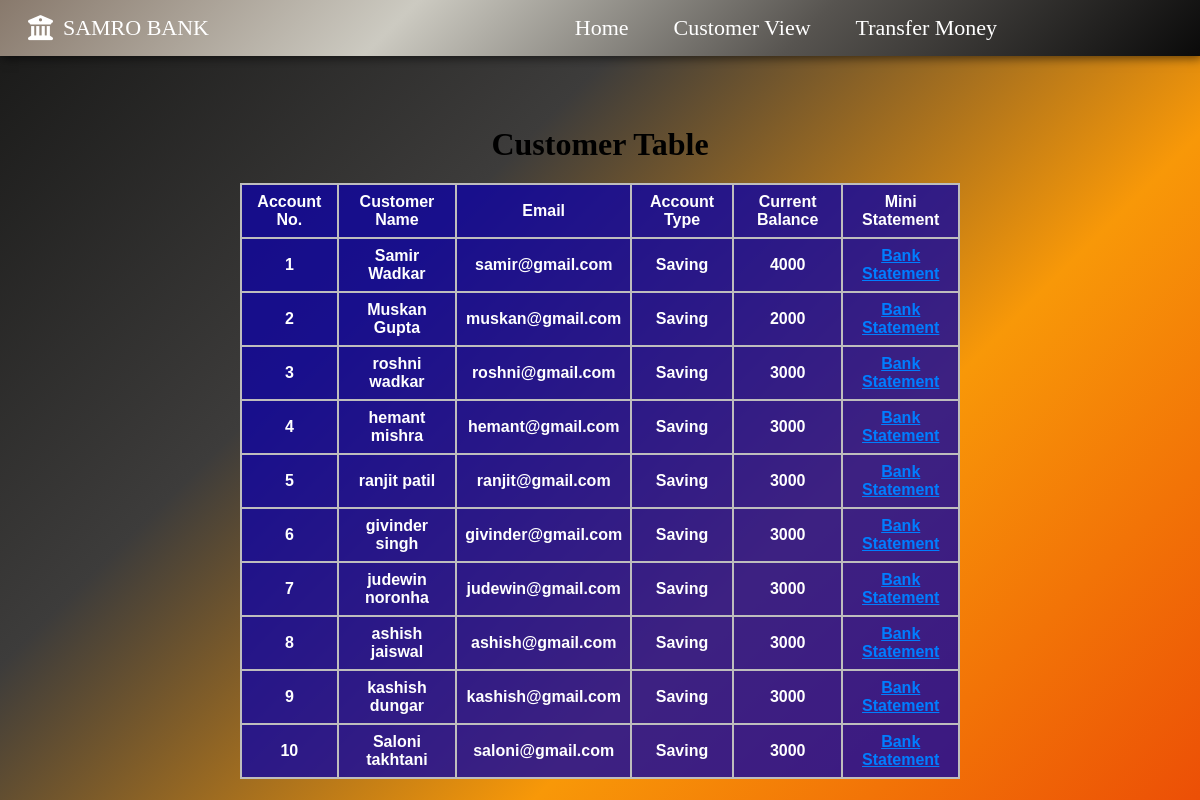
The app's page /customer_view with its own data.
### app.py (models this page shows, shortened)
class Customers(db.Model):
    customer_account_no = db.Column(db.Integer,primary_key = True)
    customer_name = db.Column(db.String(200),nullable = False)
    email = db.Column(db.String(120), nullable = False)
    account_type = db.Column(db.String(120), default = 'Saving')
    current_bal = db.Column(db.Integer, default = 3000)

### app.py (the view)
@app.route('/customer_view',methods = ['GET'])
def customer_view():
    if request.method == 'GET':
        all_customer = Customers.query.all()
        return render_template('customer.html',all_customer = all_customer)

### templates/customer.html
{% extends 'base.html' %}
{% block body %}
<div class="table-box">
    <h1>Customer Table</h1>
    <table class="table">
        <thead>
            <tr>
                <th scope="col">Account No.</th>
                <th scope="col">Customer Name</th>
                <th scope="col">Email</th>
                <th scope="col">Account Type</th>
                <th scope="col">Current Balance</th>
                <th scope="col">Mini Statement</th>
            </tr>
        </thead>
        <tbody>
            {% for customer in all_customer %}
                <tr>
                    <td><strong>{{ loop.index }}</strong></td>
                    <td>{{ customer.customer_name}}</td>
                    <td>{{ customer.email}}</td>
                    <td>{{ customer.account_type}}</td>
                    <td>{{ customer.current_bal}}</td>
                    <td>
                        <a href="/bank_statement/{{customer.customer_account_no}}" type="button" class="btn">Bank Statement</button>
                    </td>
                </tr>
            {% endfor %}
        </tbody>
    </table>
</div>
{% endblock body %}

### templates/base.html (shortened to what this page needs)
<!DOCTYPE html>
<html lang="en">
<head>
    <link rel="stylesheet" href=" {{ url_for('static',filename = 'css/style.css') }} ">
    <link rel="stylesheet" media="screen and (max-width:500px)" href="{{ url_for('static',filename = 'css/mobile.css') }}">
</head>
<body class= bgd>
    <nav class="navbar">
        <div class="bank-name">
            <div class="bank-box"><i class="fas fa-university"></i>
            <p>SAMRO BANK</p>
        </div>
        </div>
        <ul class="navList">
            <li class="item"><a href="/" class="item-link">Home</a></li>
            <li class="item"><a href="/customer_view" class="item-link">Customer View</a></li>
            <li class="item"><a href="/transfer_money" class="item-link">Transfer Money</a></li>
        </ul>
    </nav>
    {% block body %}
    {% endblock body %}
</body>
</html>

### static/css/style.css (style rules this page uses)
* { margin: 0; padding: 0; box-sizing: border-box; }
.bgd { background: linear-gradient(-45deg, #ec4f06, #f89808, #3d3c3b, #181817); width: 100vw; height: 100vh; position: relative; }
nav::before { content: ""; position: absolute; background:url(samro.jpg); top: 0; left: 0; width: 100%; height: 100%; z-index: -1; opacity: 0.5; }
.navbar { display: flex; width: 100%; justify-content: space-around; padding: 10px; font-size: 22px; background: linear-gradient(-45deg, #0a0a0a, #575450, #cccac1, #88796c); box-shadow: 2px 2px 10px rgb(0 0 0 / 60%); }
.bank-name { display: flex; color: rgb(255, 255, 255); align-items: center; margin-left: -150px; }
.bank-box { display: flex; align-items: center; }
.bank-name p { margin: 0px 10px; }
.bank-name i { font-size: 25px; }
.navList { display: flex; list-style: none; }
.item { margin: 5px 20px; }
.item-link { text-decoration: none; color: white; margin-right: 5px; }
.table-box { display: flex; flex-direction: column; align-items: center; margin: 70px auto; overflow: auto; }
.table { font-family: Arial, Helvetica, sans-serif; border-collapse: collapse; width: 60%; background: rgba(15, 4, 160, 0.8); margin-top: 20px ; color: white; }
table,th,td { border: 2px solid #bebdbd; text-align: center; font-weight: bold; }
th,td { padding: 8px; }
.table a { color: rgb(0 126 255); }

### static/css/mobile.css (style rules this page uses)
.navbar { flex-direction: column; padding: 15px 10px; background-color: rgba(0, 0, 0, 0.6); }
.navList { display: none; flex-direction: column; align-self: flex-start; margin: 12px 0px 0px 0px; }
.bank-name { margin: 0px 10px; justify-content: space-between; }
.table-box { overflow: auto; width: 90%; }
.table { overflow: auto; width: 90%; }
td { font-weight: 100; padding: 5px; }

### records on screen
Customers: customer_name "Samir Wadkar", email "samir@gmail.com", account_type "Saving", current_bal "4000"
Customers: customer_name "Muskan Gupta", email "muskan@gmail.com", account_type "Saving", current_bal "2000"
Customers: customer_name "roshni wadkar", email "roshni@gmail.com", account_type "Saving", current_bal "3000"
Customers: customer_name "hemant mishra", email "hemant@gmail.com", account_type "Saving", current_bal "3000"
Customers: customer_name "ranjit patil", email "ranjit@gmail.com", account_type "Saving", current_bal "3000"
Customers: customer_name "givinder singh", email "givinder@gmail.com", account_type "Saving", current_bal "3000"
Customers: customer_name "judewin noronha", email "judewin@gmail.com", account_type "Saving", current_bal "3000"
Customers: customer_name "ashish jaiswal", email "ashish@gmail.com", account_type "Saving", current_bal "3000"
Customers: customer_name "kashish dungar", email "kashish@gmail.com", account_type "Saving", current_bal "3000"
Customers: customer_name "Saloni takhtani", email "saloni@gmail.com", account_type "Saving", current_bal "3000"
